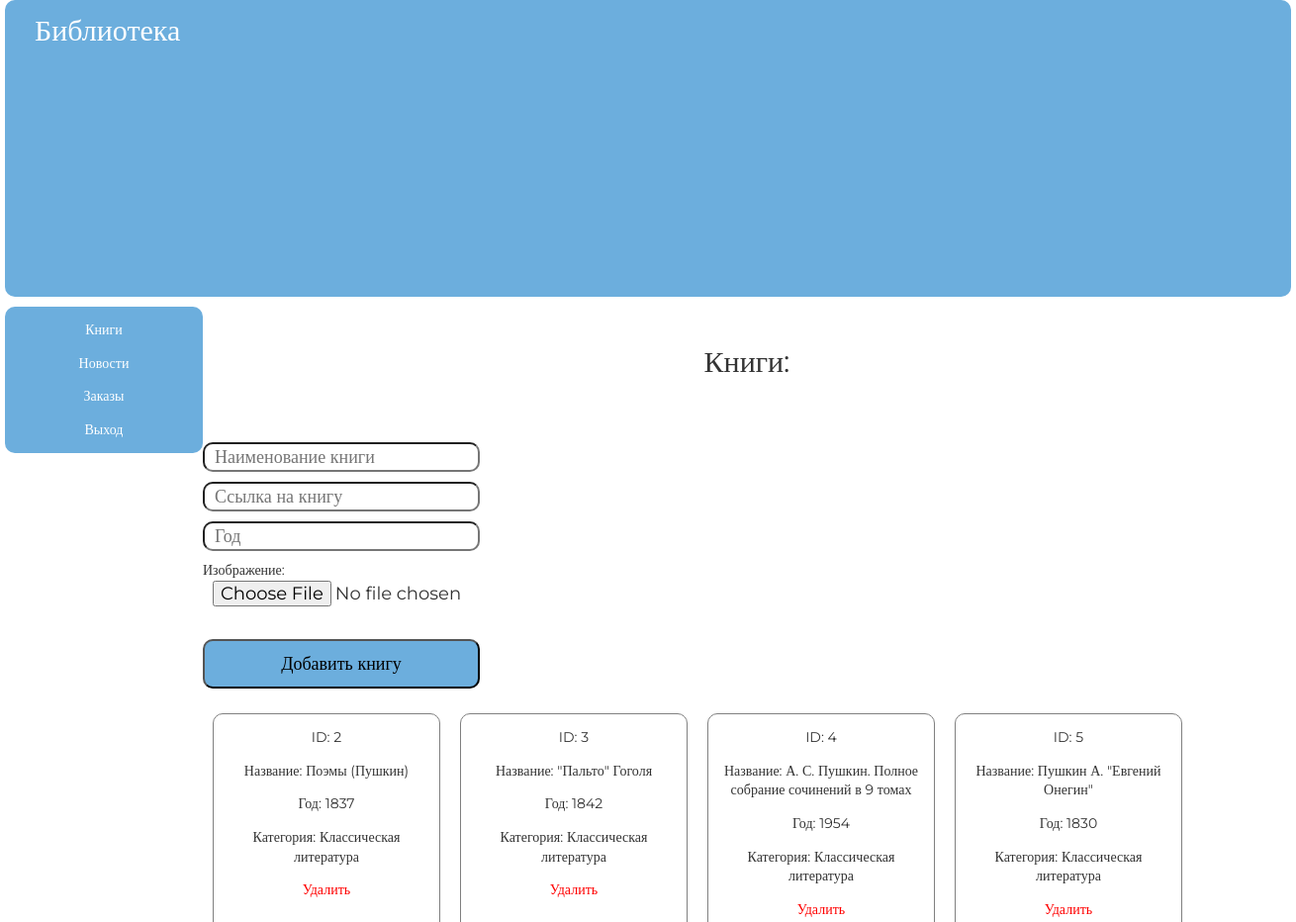
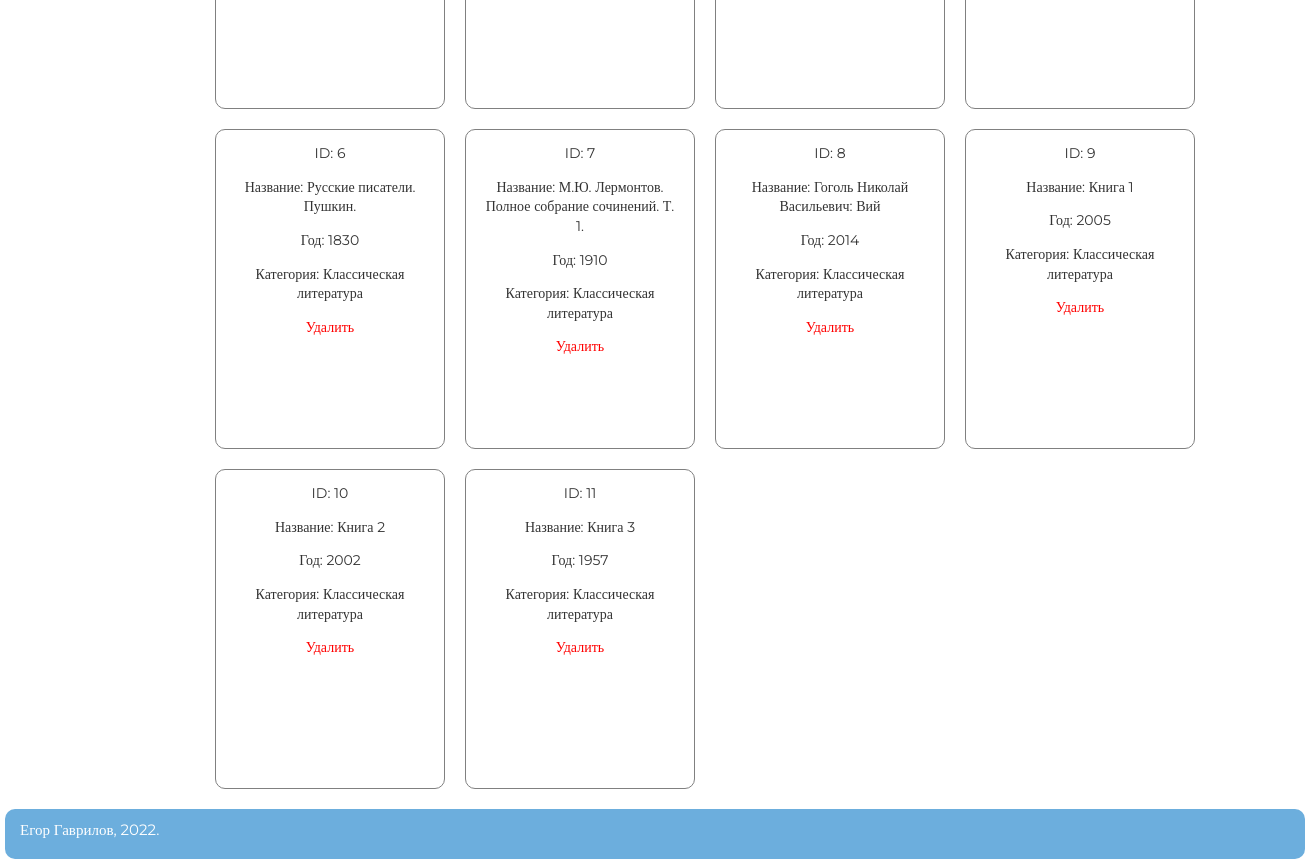
/adminka/category.php?cat=3, run on the app's committed database (2 pictures, top to bottom).
### tables this page shows
CREATE TABLE `catalog` (
  `id` int(11) NOT NULL,
  `title` text NOT NULL,
  `category` int(11) NOT NULL,
  `year` int(4) NOT NULL,
  `filename` text NOT NULL,
  `picture` text NOT NULL
);

CREATE TABLE `category` (
  `id` int(11) NOT NULL,
  `category_name` text NOT NULL
);

### adminka/category.php (called while the page is built)
<?php
include "components/header.php";
include "components/contents/category.php";
include "components/sidebar.php";
include "../components/footer.php";

### adminka/components/contents/category.php (the view, shortened to what this page needs)
<?php
    $cat = $_GET['cat'];
?>
<div class="container clearfix">
    <main class="content">
        <p style="text-align: center; font-size: 30px; margin: 0; padding: 1.5em 0;">Книги:</p>
        <div class="reg_form">
            <form method="POST" enctype="multipart/form-data">
                <input type="text" name="name_book" placeholder="Наименование книги">
                <input type="text" name="link" placeholder="Ссылка на книгу">
                <input type="number" name="year" placeholder="Год">
                Изображение:<br>
                <input type="file" name="image"><br>
                <input type="submit" name="add_book" value="Добавить книгу">
            </form>
        </div>
        <div class="boxes">
            <?php
            $str_out_book = "SELECT * FROM `catalog` WHERE category=$cat";
            $run_out_book = mysqli_query($connect, $str_out_book);
            while ($out_book = mysqli_fetch_array($run_out_book)) {
                $str_out_cat_book = "SELECT * FROM `category` WHERE id=$out_book[category]";
                $run_out_cat_book = mysqli_query($connect, $str_out_cat_book);
                $out_cat_book = mysqli_fetch_array($run_out_cat_book);
                echo "
                        <div class='box'>
                            <p>ID: $out_book[id]</p>
                            <p>Название: $out_book[title]</p>
                            <p>Год: $out_book[year]</p>
                            <p>Категория: $out_cat_book[category_name]</p>
                            <p>
                                <a href=controllers/del.php?del_book=$out_book[id] class=delete>
                                    Удалить
                                </a>
                            </p>
                        </div>
                        ";
            }
            ?>
        </div>
    </main>

### css/style.css (style rules this page uses)
html { line-height: 1.15; -webkit-text-size-adjust: 100%; }
body { margin: 0; }
main { display: block; }
a { background-color: transparent; }
button, input, optgroup, select, textarea { font-family: inherit; font-size: 100%; line-height: 1.15; margin: 0; }
button, input { overflow: visible; }
button, [type="button"], [type="reset"], [type="submit"] { -webkit-appearance: button; }
* { -webkit-box-sizing: border-box; -moz-box-sizing: border-box; box-sizing: border-box; }
.clearfix:after { content: ""; display:block; clear: both; }
html, body { font-family: Montserrat; margin: 0; padding: 0; font-size: 14px; line-height: 1.4; color: #333; background-color: #fff; }
.content { width: 100%; float: left; padding-left: 200px; margin-bottom: 10px; }
a { text-decoration: none; color: white; }
.delete { text-decoration: none; color: red; }
.reg_form,.edit_form { margin: 15px auto; }
.reg_form input,.edit_form input { width: 280px; height: 30px; display: block; margin-bottom: 10px; font-size: 18px; padding: 0px 10px; border-radius: 10px; }
.reg_form input[type="submit"],.edit_form input[type="submit"] { width: 280px; height: 50px; cursor: pointer; border-radius: 10px; background-color: #6CAEDD; }
.box { width: 230px; height: 320px; border: 1px solid grey; border-radius: 10px; margin: 10px; padding: 0px 15px; text-align: center; }
.boxes { display: flex; flex-wrap: wrap; }

### data on the page
catalog: id "2", title "Поэмы (Пушкин)", year "1837", category.category_name "Классическая литература"
catalog: id "3", title "\"Пальто\" Гоголя", year "1842", category.category_name "Классическая литература"
catalog: id "4", title "А. С. Пушкин. Полное собрание сочинений в 9 томах", year "1954", category.category_name "Классическая литература"
catalog: id "5", title "Пушкин А. \"Евгений Онегин\"", year "1830", category.category_name "Классическая литература"
catalog: id "6", title "Русские писатели. Пушкин.", year "1830", category.category_name "Классическая литература"
catalog: id "7", title "М.Ю. Лермонтов. Полное собрание сочинений. Т. 1.", year "1910", category.category_name "Классическая литература"
catalog: id "8", title "Гоголь Николай Васильевич: Вий", year "2014", category.category_name "Классическая литература"
catalog: id "9", title "Книга 1", year "2005", category.category_name "Классическая литература"
catalog: id "10", title "Книга 2", year "2002", category.category_name "Классическая литература"
catalog: id "11", title "Книга 3", year "1957", category.category_name "Классическая литература"
